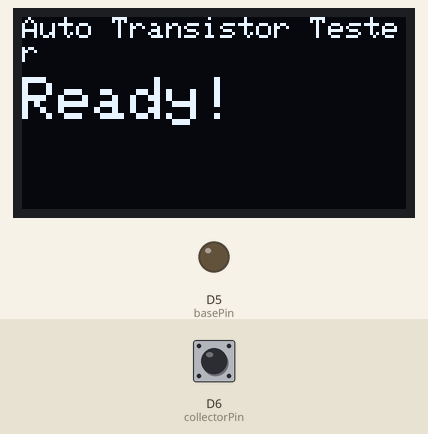
A sketch run on a simulated ESP8266 (Wemos D1 mini). On the bench: 128×64 one-colour display, output pins drawn as LEDs (lit = HIGH). Dashed ring = blinking. Inputs (shaded band) come from the test bench; at power-on: D6 (collectorPin) HIGH. The display library's start-up logo is not drawn; what the sketch prints to the serial monitor is not drawn.

Above: at 2.1 s.
At 4.4 s:
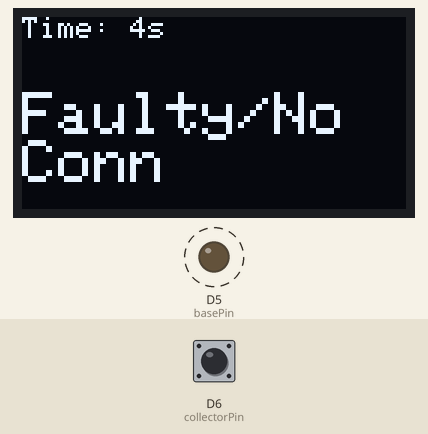
At 21.5 s:
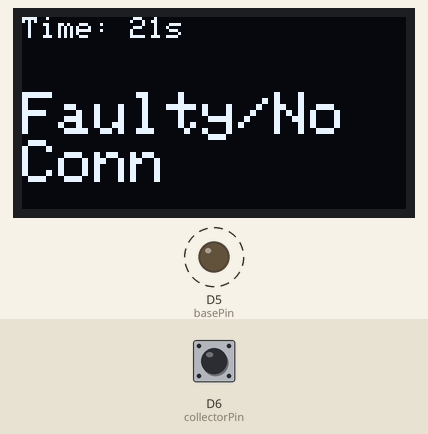
At 39.72 s:
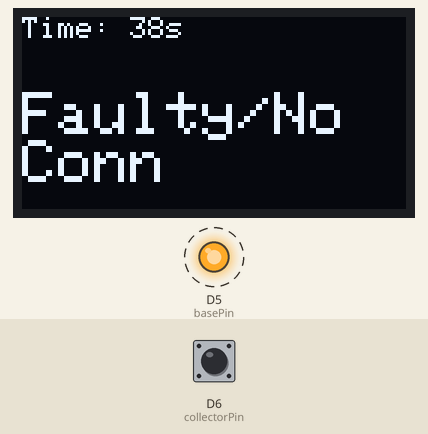
Timing chart, 0 to 40.0 s (numbered marks = the images above):
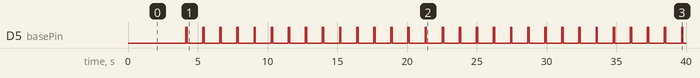

The sketch:

Transistor_Tester_NPN_or_PNP_using_lolin.ino
```cpp
/*
  ------------------------------------------------------------
  Project   : Auto Transistor Tester with OLED Display
  Author    : Vikram Lendave
  Date      : 10-Aug-2025
  Board     : Wemos D1 Mini (ESP8266)
  Description:
      This project tests NPN and PNP transistors automatically
      by controlling the base and reading the collector state.
      The result is displayed on an SSD1306 OLED display and
      printed to the Serial Monitor.

      - Base Pin (via 1kΩ resistor) : D5
      - Collector Pin (with 10k pull-up to 3.3V) : D6
      - Display : SSD1306 OLED (I2C address 0x3C)

  Libraries Required:
      - Wire.h
      - Adafruit_GFX.h
      - Adafruit_SSD1306.h
  ------------------------------------------------------------
*/

#include <Wire.h>
#include <Adafruit_GFX.h>
#include <Adafruit_SSD1306.h>

#define SCREEN_WIDTH 128
#define SCREEN_HEIGHT 64
#define OLED_RESET -1
Adafruit_SSD1306 display(SCREEN_WIDTH, SCREEN_HEIGHT, &Wire, OLED_RESET);

// Pin definitions for D1 mini
const int basePin = D5;       // Base through 1kΩ resistor
const int collectorPin = D6;  // Collector with 10k pull-up to 3.3V

void setup() {
  Serial.begin(115200);

  // OLED init
  if (!display.begin(SSD1306_SWITCHCAPVCC, 0x3C)) {
    Serial.println(F("SSD1306 allocation failed"));
    for (;;);
  }

  display.display();
  delay(2000);
  display.clearDisplay();

  // Welcome screen
  display.setTextSize(1);
  display.setTextColor(SSD1306_WHITE);
  display.setCursor(0, 0);
  display.println(F("Auto Transistor Tester"));
  display.setTextSize(2);
  display.setCursor(0, 20);
  display.println(F("Ready!"));
  display.display();
  delay(2000);

  // Pin setup
  pinMode(basePin, OUTPUT);
  pinMode(collectorPin, INPUT_PULLUP);
}

String testTransistor() {
  // --- Test for NPN ---
  digitalWrite(basePin, LOW);
  delay(50);
  int offState = digitalRead(collectorPin);

  digitalWrite(basePin, HIGH);
  delay(50);
  int onState = digitalRead(collectorPin);

  if (offState == HIGH && onState == LOW) {
    return "NPN OK";
  }

  // --- Test for PNP ---
  digitalWrite(basePin, HIGH);
  delay(50);
  offState = digitalRead(collectorPin);

  digitalWrite(basePin, LOW);
  delay(50);
  onState = digitalRead(collectorPin);

  if (offState == LOW && onState == HIGH) {
    return "PNP OK";
  }

  return "Faulty/No Conn";
}

void loop() {
  String status = testTransistor();

  Serial.println(status);

  display.clearDisplay();
  display.setTextSize(1);
  display.setCursor(0, 0);
  display.print(F("Time: "));
  display.print(millis() / 1000);
  display.println(F("s"));

  display.setTextSize(2);
  display.setCursor(0, 25);
  display.println(status);

  display.display();
  delay(1000);
}
```

Measured:
- by itself, D5 (basePin): alternates HIGH for 0.10 s and LOW for 1.1 s
- what the display in image 0 shows lasts 2.2 s, from 2.1 s to 4.3 s
- what the display in image 1 shows lasts 1.2 s, from 4.3 s to 5.5 s
